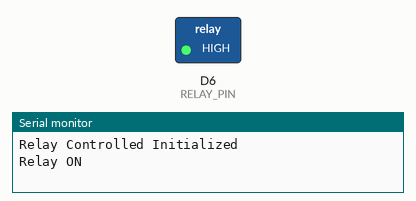
Bench run of a sketch on a simulated ESP8266 (NodeMCU). Parts: switched loads named in the sketch (green lamp = pin HIGH), the last lines printed to the serial monitor.

Above: at 2.5 s.
At 7.5 s:
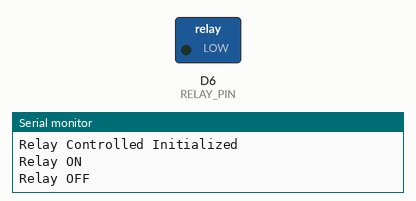
Timing chart, 0 to 13.0 s (numbered marks = the images above):
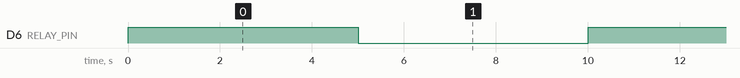

Measured:
- by itself, D6 (RELAY_PIN): alternates HIGH for 5.0 s and LOW for 5.0 s

The sketch:

Relay_operator.ino
```cpp
#define RELAY_PIN D6

void setup() {
  pinMode(RELAY_PIN, OUTPUT);
  Serial.begin(115200);
  Serial.println("Relay Controlled Initialized");

}

void loop() {

  digitalWrite(RELAY_PIN, HIGH);
  Serial.println("Relay ON");
  delay(5000);

  digitalWrite(RELAY_PIN, LOW);
  Serial.println("Relay OFF");
  delay(5000);
}
```
